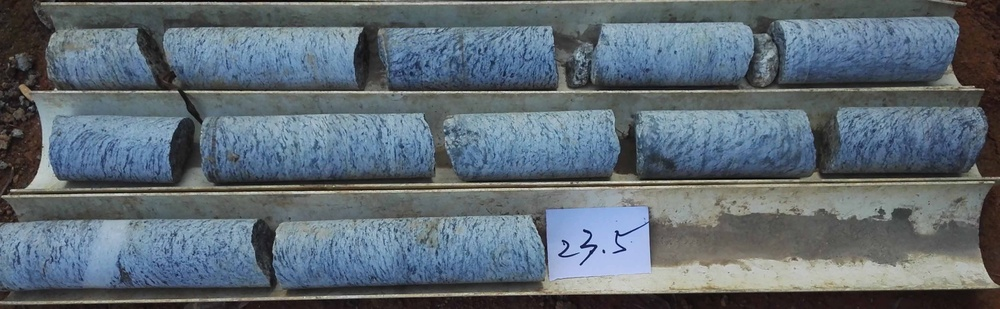
#> input picture imgProcess/samplepic/sample5.jpg, 1000 x 309 px, shrunk from 3446 x 1064 before the run
$ python imgProcess.py   (older library calls are emulated)
#> lines starting #> are read from the running program, lines starting #| are printed output that depends on the picture
### imgProcess/cutImg.py
import numpy as np
import cv2
import matplotlib.pyplot as plt
import pdb

def cutImg(img_path):
    # img_path = './samplepic/sample1.jpg' # 图片路径
    img = cv2.imread(img_path)
    gray = cv2.cvtColor(img, cv2.COLOR_BGR2GRAY)

    # 用Sobel算子进行边缘识别
    detected_edges = cv2.Sobel(img, cv2.CV_64F, 0, 1)

    # 二值化识别图像
    m,n,l = detected_edges.shape
    matrixedges = np.zeros((m,n))

    matrixedges = np.sum(detected_edges, axis=2)
    matrixedges[matrixedges < 500] = 0
    matrixedges[matrixedges >= 500] = 255

    # 保存识别图像
    # cv2.imwrite('matrixedges.png', matrixedges)

    # 计算每行高光像素的数量，分为十五组，求每组最大值和所在位置
    lineLightSum = np.sum(matrixedges,axis=1)//255
    lightSet = np.zeros((15, 2))
    for i in range(15):
        lightSet[i, 0] = np.argmax(lineLightSum[i*len(lineLightSum)//15:(i+1)*len(lineLightSum)//15]) + i*len(lineLightSum)//15
        lightSet[i, 1] = np.max(lineLightSum[i*len(lineLightSum)//15:(i+1)*len(lineLightSum)//15])

    #利用均值和距离进行排除
    mean = np.mean(lightSet[:, 1])
    lightSet = lightSet[lightSet[:, 1] > mean/2]
    i = 0
    while i < len(lightSet) - 1:
        if lightSet[i + 1, 0] - lightSet[i, 0] <= m/15:
            deleteIndex = np.argmin(lightSet[i:i+2, 1])
            lightSet = np.delete(lightSet, i+deleteIndex, axis=0)
        else:
            i += 1

    #保存切条后的图片
    lightSet = np.delete(lightSet, 1 ,axis=1)
    if lightSet[0] > 200:
        lightSet = np.insert(lightSet, 0, 0, axis=0)
    if lightSet[-1] < m - 200:
        lightSet = np.append(lightSet, m-1)

    for index in range(len(lightSet) - 1):
        cv2.imwrite("./pic/boxes/box"+str(index)+".png", img[int(lightSet[index]):int(lightSet[index+1])])

    return len(lightSet) - 1

### imgProcess/fillCracks.py
import numpy as np
import cv2
import pdb
import matplotlib.pyplot as plt

def fillCracks(picindex):
    #读取图片转灰度图 高斯模糊
    img = cv2.imread('./pic/boxes/box'+ str(picindex) +'.png')
    gray = cv2.cvtColor(img,cv2.COLOR_BGR2GRAY)
    gray = cv2.GaussianBlur(gray, (3, 3), 0)
    m,n = gray.shape

    #二值化 保存灰度图
    grayBorder = 150
    gray[gray > grayBorder] = 255
    gray[gray <= grayBorder] = 0
    # cv2.imwrite("gray.jpg", gray)

    #计算每列高光像素的数量，依每组10像素进行分组，求每组的均值
    colLightSum = np.sum(gray, axis=0)//255
    mean = np.mean(colLightSum)
    pixelNumPerSet = 10
    lightSet = np.zeros((n//pixelNumPerSet, 2))
    for index in range(n//pixelNumPerSet):
        lightSet[index, 0] = index
        lightSet[index, 1] = np.mean(colLightSum[index*pixelNumPerSet:(index+1)*pixelNumPerSet])

    # 掐头去尾，达到总均值才视为石头，否则删去
    lightSet = lightSet[lightSet[:, 1] > mean//3]
    head_cut = min(lightSet[0, 0], len(lightSet)//9)
    tail_cut = max(lightSet[-1, 0], len(lightSet)//9*8)

    #删去高光较低组(前百分之二十)
    lightSet_sort = list(np.copy(lightSet))
    lightSet_sort.sort(key=lambda x:x[1])
    lightSet_sort = np.array(lightSet_sort)
    lightBorder = lightSet_sort[int(0.10*len(lightSet_sort)), 1]
    lightSet = lightSet[lightSet[:, 1] > lightBorder]

    #生成新图像
    newImg = np.array(np.array([[[0]*3]*m])).reshape(m, 1, 3)
    lightSet_sortbyIndex = np.copy(lightSet)
    for index in range(len(lightSet_sortbyIndex) - 2):
        # if lightSet_sortbyIndex[index, 0] >= head_cut and lightSet_sortbyIndex[index, 0] <= tail_cut:
            imgIndex = int(lightSet_sortbyIndex[index, 0])
            newImg = np.append(newImg, img[:, imgIndex*pixelNumPerSet:(imgIndex+1)*pixelNumPerSet], axis=1)

    #保存新图像
    cv2.imwrite('./pic/result/box'+ str(picindex) +'result.png', newImg)

### imgProcess/imgProcess.py
import cutImg
import fillCracks

def imgProcess():
    img_path = './samplepic/sample5.jpg'
    count = cutImg.cutImg(img_path)
#> in cutImg, img is the input picture: shape (309, 1000, 3); mean B, G, R 115.7, 106.5, 94.8
#> in cutImg, `gray = cv2.cvtColor(img, cv2.COLOR_BGR2GRAY)`:
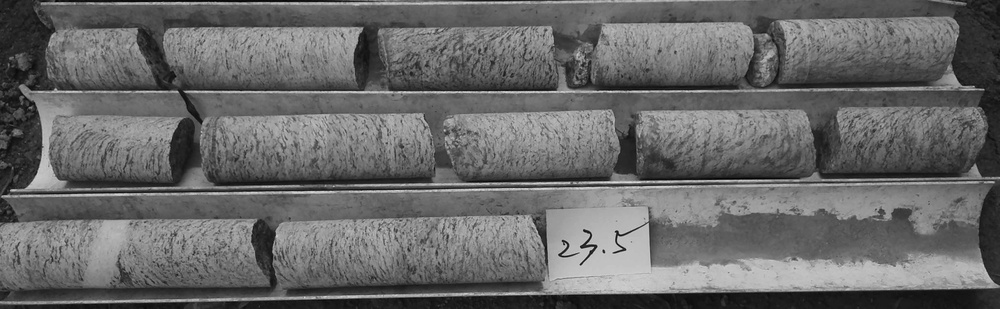
#> gray: shape (309, 1000); min 0, max 223, mean 104.1
#> in cutImg, `detected_edges = cv2.Sobel(img, cv2.CV_64F, 0, 1)`:
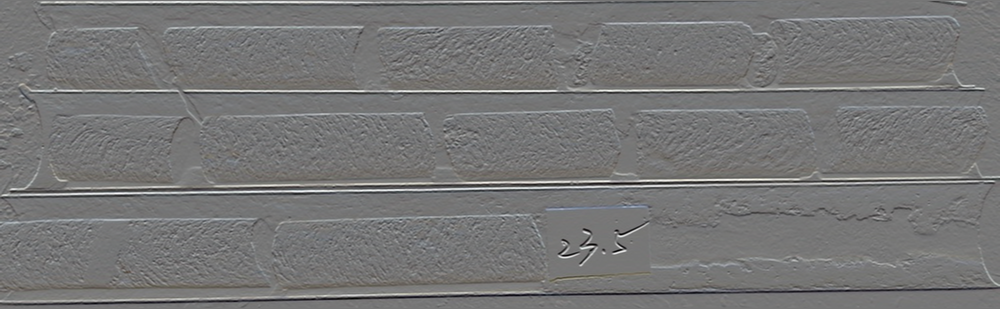
#> detected_edges: shape (309, 1000, 3) float64; mean B, G, R -1.1, -1.3, -1; drawn with min black and max white
#> in cutImg, `matrixedges[matrixedges < 500] = 0`:
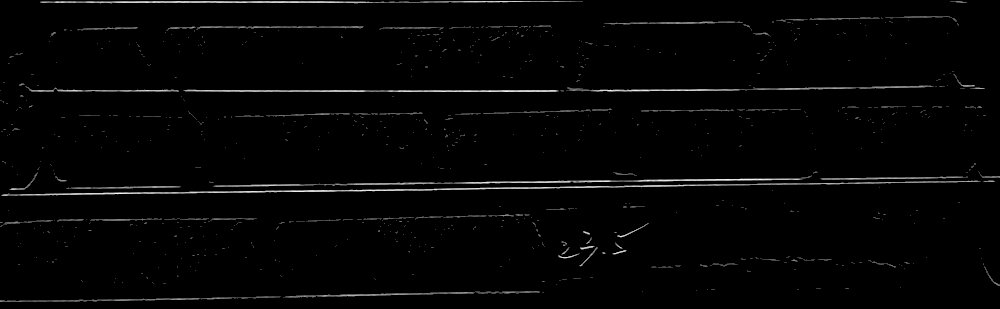
#> matrixedges: shape (309, 1000) float64; min 0, max 2387, mean 43.9; drawn with min black and max white
#> in cutImg, `matrixedges[matrixedges >= 500] = 255`:
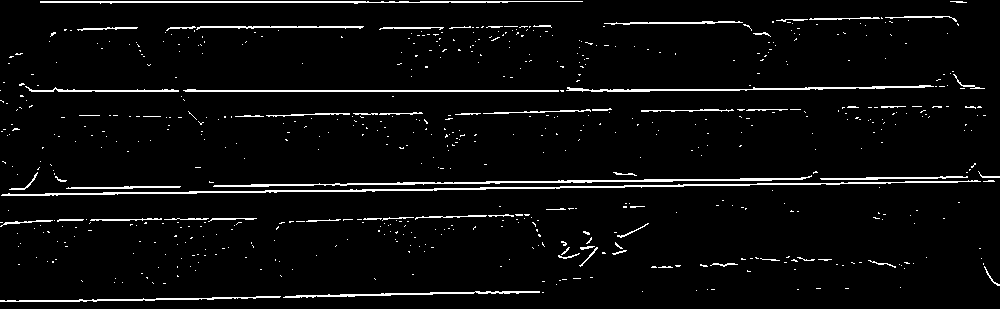
#> matrixedges: shape (309, 1000) float64; 4.2% white in thin lines or dots
#> in cutImg, `lineLightSum = np.sum(matrixedges,axis=1)//255`: lineLightSum = 309 values, max 704 at index 90, min 0 at index 0, mean 41.98
#> after the loop in cutImg, `for i in range(15):`: lightSet = 15 rows, first 8: [1, 523], [27, 324], [45, 13], [66, 10], [90, 704], [110, 165], [129, 17], [145, 9]
#> in cutImg, `mean = np.mean(lightSet[:, 1])`: mean = 187.1
#> in cutImg, `lightSet = lightSet[lightSet[:, 1] > mean/2]`: lightSet = [[1, 523], [27, 324], [90, 704], [110, 165], [184, 322], [187, 260], [219, 216], [300, 148]]
#> the loop in cutImg, `while i < len(lightSet) - 1:` made 7 passes
#> deleteIndex on passes 3, 5: 1, 1
#> after the loop in cutImg, `while i < len(lightSet) - 1:`: deleteIndex = 1; i = 5; lightSet = [[1, 523], [27, 324], [90, 704], [184, 322], [219, 216], [300, 148]]
#> in cutImg, `lightSet = np.delete(lightSet, 1 ,axis=1)`: lightSet = [1, 27, 90, 184, 219, 300]
#> the loop in cutImg, `for index in range(len(lightSet) - 1):` made 5 passes
#> pass 2, in cutImg, `cv2.imwrite("./pic/boxes/box"+str(index)+".png", img[int(lightSet[inde..`:
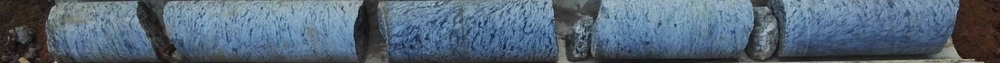
#> saved as box1.png: shape (63, 1000, 3); mean B, G, R 118.5, 101.9, 85.2
#> count = 5
    for i in range(count):
        fillCracks.fillCracks(i)
#> in fillCracks, `colLightSum = np.sum(gray, axis=0)//255`: colLightSum = 1000 values, max 6 at index 782, min 0 at index 0, mean 1.34
#> in fillCracks, `mean = np.mean(colLightSum)`: mean = 1.34
#> after the loop in fillCracks, `for index in range(n//pixelNumPerSet):`: lightSet = 100 pairs, first value 0 to 99, second value 0 to 4.6
#> in fillCracks, `lightSet = lightSet[lightSet[:, 1] > mean//3]`: lightSet = 77 pairs, first value 5 to 87, second value 0.1 to 4.6
#> in fillCracks, `head_cut = min(lightSet[0, 0], len(lightSet)//9)`: head_cut = 5
#> in fillCracks, `tail_cut = max(lightSet[-1, 0], len(lightSet)//9*8)`: tail_cut = 87
#> in fillCracks, `lightSet_sort = list(np.copy(lightSet))`: lightSet_sort has the same summary as lightSet
#> in fillCracks, `lightBorder = lightSet_sort[int(0.10*len(lightSet_sort)), 1]`: lightBorder = 0.4
#> in fillCracks, `lightSet = lightSet[lightSet[:, 1] > lightBorder]`: lightSet = 68 pairs, first value 12 to 84, second value 0.5 to 4.6
#> in fillCracks, `lightSet_sortbyIndex = np.copy(lightSet)`: lightSet_sortbyIndex has the same summary as lightSet
#> the loop in fillCracks, `for index in range(len(lightSet_sortbyIndex) - 2):` made 66 passes
#> imgIndex on passes 1 to 12: 12, 13, 14, 15, 16, 17, 18, 19, 21, 22, 23, 24
#> pass 3, in fillCracks, `newImg = np.append(newImg, img[:, imgIndex*pixelNumPerSet:(imgIndex+1)..`:
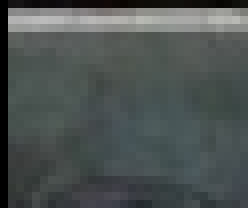
#> newImg: shape (26, 31, 3) int64 (shown 8 times larger); mean B, G, R 82, 83, 76.3
#> after the loop in fillCracks, `for index in range(len(lightSet_sortbyIndex) - 2):`:
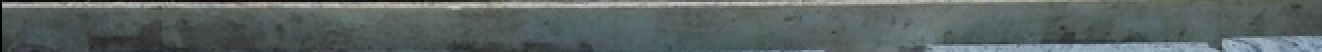
#> newImg: shape (26, 661, 3) int64 (shown 2 times larger); mean B, G, R 99.3, 100.3, 90.9
    print("Finish")

if __name__ == "__main__":
    imgProcess()
